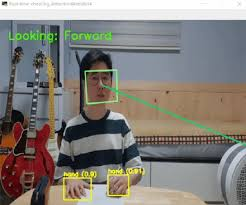
#> input picture assets/images (1).jpeg, 246 x 205 px
$ python -i eye_movement_detection.py   (imports and definitions only)
#> lines starting #> are read from the running program, lines starting #| are printed output that depends on the picture; after the words box and inside, x2 and y2 are one past the last pixel; in counts of white or black regions, pixels touching at a corner belong together
#> further down, picture is the input picture: shape (205, 246, 3); mean B, G, R 121.5, 127.1, 131.2
import cv2
import numpy as np
import json
import sys
import os

face_cascade = cv2.CascadeClassifier(cv2.data.haarcascades + 'haarcascade_frontalface_default.xml')
eye_cascade  = cv2.CascadeClassifier(cv2.data.haarcascades + 'haarcascade_eye.xml')


def detect_pupil_position(eye_img):
    """Return normalized horizontal pupil position (0=left, 1=right) within the eye region."""
    gray = cv2.cvtColor(eye_img, cv2.COLOR_BGR2GRAY)
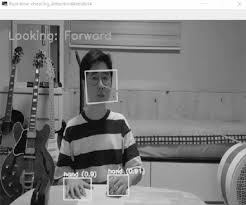
#> gray: shape (205, 246); min 1, max 255, mean 127.7
    _, thresh = cv2.threshold(gray, 50, 255, cv2.THRESH_BINARY_INV)
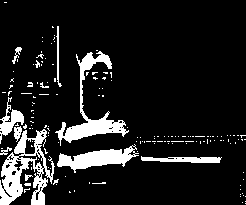
#> thresh: shape (205, 246); 11.8% white; 156 white regions (143 under 20 px)
    contours, _ = cv2.findContours(thresh, cv2.RETR_TREE, cv2.CHAIN_APPROX_SIMPLE)
#> contours = 221 contours, 207 with area under 20; largest, box (x1, y1, x2, y2) and area: (0, 129, 55, 205) 1956, (55, 51, 129, 146) 1260, (57, 144, 139, 173) 954, (141, 156, 222, 163) 305, (0, 97, 24, 144) 297
    if not contours:
        return 0.5
    largest = max(contours, key=cv2.contourArea)
#> largest = contour of 277 points, box (x1, y1, x2, y2) (0, 129, 55, 205), area 1956
    M = cv2.moments(largest)
#> M = moments, m00 1956, centre m10/m00, m01/m00 = (24.47, 169.2)
    if M['m00'] == 0:
        return 0.5
    px = int(M['m10'] / M['m00'])
#> px = 24
    return px / eye_img.shape[1]


def process_eye_movement(frame):
    gray  = cv2.cvtColor(frame, cv2.COLOR_BGR2GRAY)
    faces = face_cascade.detectMultiScale(gray, scaleFactor=1.1, minNeighbors=5, minSize=(80, 80))

    if len(faces) == 0:
        return "Looking Center"

    # Use the largest face
    x, y, w, h = sorted(faces, key=lambda f: f[2] * f[3], reverse=True)[0]
    face_gray  = gray[y:y+h, x:x+w]
    face_color = frame[y:y+h, x:x+w]

    eyes = eye_cascade.detectMultiScale(face_gray, scaleFactor=1.1, minNeighbors=5, minSize=(20, 20))
    if len(eyes) == 0:
        return "Looking Center"

    positions = []
    for (ex, ey, ew, eh) in eyes[:2]:
        eye_img = face_color[ey:ey+eh, ex:ex+ew]
        if eye_img.size == 0:
            continue
        positions.append(detect_pupil_position(eye_img))

    if not positions:
        return "Looking Center"

    avg = sum(positions) / len(positions)
    if avg < 0.35:
        return "Looking Left"
    elif avg > 0.65:
        return "Looking Right"
    return "Looking Center"


def process_eye_movement_file(image_path):
    try:
        frame = cv2.imread(image_path)
        if frame is None:
            return {"gaze_direction": "Unknown", "error": "Could not read image"}
        return {"gaze_direction": process_eye_movement(frame), "error": None}
    except Exception as e:
        return {"gaze_direction": "Unknown", "error": str(e)}


# [5 lines not run here, left out]

>>> import cv2
>>> picture = cv2.imread('../../assets/images (1).jpeg')
>>> result = detect_pupil_position(picture)
#> result = 0.0976

$ run again, on assets/images.jpeg
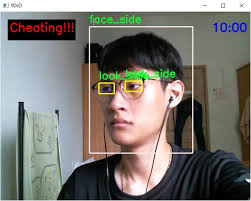
#> input picture assets/images.jpeg, 251 x 201 px
#> picture is the input picture: shape (201, 251, 3); mean B, G, R 113.7, 119.5, 121.8
#> in detect_pupil_position, `gray = cv2.cvtColor(eye_img, cv2.COLOR_BGR2GRAY)`:
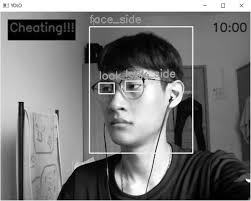
#> gray: shape (201, 251); min 0, max 255, mean 119.5
#> in detect_pupil_position, `_, thresh = cv2.threshold(gray, 50, 255, cv2.THRESH_BINARY_INV)`:
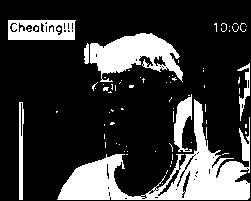
#> thresh: shape (201, 251); 22.3% white; 74 white regions (67 under 20 px)
#> contours = 134 contours, 113 with area under 20; largest, box (x1, y1, x2, y2) and area: (57, 99, 250, 200) 5842, (90, 33, 183, 82) 2403, (8, 20, 76, 40) 1254, (174, 94, 192, 152) 480, (19, 102, 24, 200) 306
#> largest = contour of 341 points, box (x1, y1, x2, y2) (57, 99, 250, 200), area 5842
#> M = moments, m00 5841.5, centre m10/m00, m01/m00 = (166.6, 176.2)
#> px = 166
#> result = 0.661
